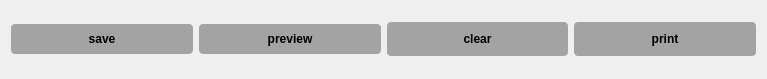
     <widget class="QFrame" name="action_button">
      <property name="minimumSize">
       <size>
        <width>767</width>
        <height>79</height>
       </size>
      </property>
      <property name="maximumSize">
       <size>
        <width>500</width>
        <height>62</height>
       </size>
      </property>
      <property name="styleSheet">
       <string notr="true">
border-radius: 10px;
border: None;
  </string>
      </property>
      <property name="frameShape">
       <enum>QFrame::StyledPanel</enum>
      </property>
      <property name="frameShadow">
       <enum>QFrame::Raised</enum>
      </property>
      <layout class="QHBoxLayout" name="horizontalLayout">
       <item>
        <widget class="QPushButton" name="save_btn">
         <property name="font">
          <font>
           <bold>true</bold>
          </font>
         </property>
         <property name="styleSheet">
          <string notr="true">                padding: 8px 16px; /* px-4 py-2 */
                border-radius: 4px; /* rounded-button */
                font-size: 0.875em; /* text-sm */
                font-weight: 1000; /* font-medium */
                white-space: nowrap;
                border: none;
background-color: rgb(163, 163, 163);</string>
         </property>
         <property name="text">
          <string>save</string>
         </property>
         <property name="icon">
          <iconset resource="../../static.qrc">
           <normaloff>:/logo/images/save_40px.png</normaloff>:/logo/images/save_40px.png</iconset>
         </property>
         <property name="iconSize">
          <size>
           <width>32</width>
           <height>32</height>
          </size>
         </property>
        </widget>
       </item>
       <item>
        <widget class="QPushButton" name="preview_btn">
         <property name="font">
          <font>
           <bold>true</bold>
          </font>
         </property>
         <property name="styleSheet">
          <string notr="true">                padding: 8px 16px; /* px-4 py-2 */
                border-radius: 4px; /* rounded-button */
                font-size: 0.875em; /* text-sm */
                font-weight: 1000; /* font-medium */
                white-space: nowrap;
                border: none;
background-color: rgb(163, 163, 163);</string>
         </property>
         <property name="text">
          <string>preview</string>
         </property>
         <property name="icon">
          <iconset resource="../../static.qrc">
           <normaloff>:/logo/images/fine_print_48px.png</normaloff>:/logo/images/fine_print_48px.png</iconset>
         </property>
         <property name="iconSize">
          <size>
           <width>32</width>
           <height>32</height>
          </size>
         </property>
        </widget>
       </item>
       <item>
        <widget class="QPushButton" name="clear_btn">
         <property name="font">
          <font>
           <bold>true</bold>
          </font>
         </property>
         <property name="styleSheet">
          <string notr="true">                padding: 10px; /* px-4 py-2 */
                border-radius: 4px; /* rounded-button */
                font-size: 0.875em; /* text-sm */
                font-weight: 1000; /* font-medium */
                white-space: nowrap;
                border: none;
background-color: rgb(163, 163, 163);</string>
         </property>
         <property name="text">
          <string>clear</string>
         </property>
         <property name="icon">
          <iconset resource="../../static.qrc">
           <normaloff>:/logo/images/clear_symbol_64px.png</normaloff>:/logo/images/clear_symbol_64px.png</iconset>
         </property>
         <property name="iconSize">
          <size>
           <width>32</width>
           <height>32</height>
          </size>
         </property>
        </widget>
       </item>
       <item>
        <widget class="QPushButton" name="print_btn">
         <property name="font">
          <font>
           <bold>true</bold>
          </font>
         </property>
         <property name="styleSheet">
          <string notr="true">                padding: 10px; /* px-4 py-2 */
                border-radius: 4px; /* rounded-button */
                font-size: 0.875em; /* text-sm */
                font-weight: 1000; /* font-medium */
                white-space: nowrap;
                border: none;
background-color: rgb(163, 163, 163);</string>
         </property>
         <property name="text">
          <string>print</string>
         </property>
         <property name="icon">
          <iconset resource="../../static.qrc">
           <normaloff>:/logo/images/print_48px.png</normaloff>:/logo/images/print_48px.png</iconset>
         </property>
         <property name="iconSize">
          <size>
           <width>32</width>
           <height>32</height>
          </size>
         </property>
        </widget>
       </item>
      </layout>
     </widget>
